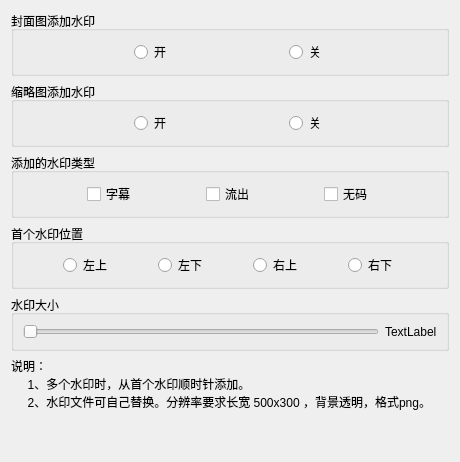
          <widget class="QWidget" name="tab_3">
           <attribute name="title">
            <string>水印设置</string>
           </attribute>
           <layout class="QVBoxLayout" name="verticalLayout_3">
            <item>
             <widget class="QGroupBox" name="groupBox_12">
              <property name="title">
               <string>封面图添加水印</string>
              </property>
              <layout class="QHBoxLayout" name="horizontalLayout_29">
               <item>
                <spacer name="horizontalSpacer_27">
                 <property name="orientation">
                  <enum>Qt::Horizontal</enum>
                 </property>
                 <property name="sizeHint" stdset="0">
                  <size>
                   <width>40</width>
                   <height>20</height>
                  </size>
                 </property>
                </spacer>
               </item>
               <item>
                <widget class="QRadioButton" name="radioButton_15">
                 <property name="text">
                  <string>开</string>
                 </property>
                </widget>
               </item>
               <item>
                <spacer name="horizontalSpacer_28">
                 <property name="orientation">
                  <enum>Qt::Horizontal</enum>
                 </property>
                 <property name="sizeHint" stdset="0">
                  <size>
                   <width>40</width>
                   <height>20</height>
                  </size>
                 </property>
                </spacer>
               </item>
               <item>
                <widget class="QRadioButton" name="radioButton_16">
                 <property name="text">
                  <string>关</string>
                 </property>
                </widget>
               </item>
               <item>
                <spacer name="horizontalSpacer_29">
                 <property name="orientation">
                  <enum>Qt::Horizontal</enum>
                 </property>
                 <property name="sizeHint" stdset="0">
                  <size>
                   <width>40</width>
                   <height>20</height>
                  </size>
                 </property>
                </spacer>
               </item>
              </layout>
             </widget>
            </item>
            <item>
             <widget class="QGroupBox" name="groupBox_13">
              <property name="title">
               <string>缩略图添加水印</string>
              </property>
              <layout class="QHBoxLayout" name="horizontalLayout_30">
               <item>
                <spacer name="horizontalSpacer_30">
                 <property name="orientation">
                  <enum>Qt::Horizontal</enum>
                 </property>
                 <property name="sizeHint" stdset="0">
                  <size>
                   <width>40</width>
                   <height>20</height>
                  </size>
                 </property>
                </spacer>
               </item>
               <item>
                <widget class="QRadioButton" name="radioButton_17">
                 <property name="text">
                  <string>开</string>
                 </property>
                </widget>
               </item>
               <item>
                <spacer name="horizontalSpacer_31">
                 <property name="orientation">
                  <enum>Qt::Horizontal</enum>
                 </property>
                 <property name="sizeHint" stdset="0">
                  <size>
                   <width>40</width>
                   <height>20</height>
                  </size>
                 </property>
                </spacer>
               </item>
               <item>
                <widget class="QRadioButton" name="radioButton_18">
                 <property name="text">
                  <string>关</string>
                 </property>
                </widget>
               </item>
               <item>
                <spacer name="horizontalSpacer_32">
                 <property name="orientation">
                  <enum>Qt::Horizontal</enum>
                 </property>
                 <property name="sizeHint" stdset="0">
                  <size>
                   <width>40</width>
                   <height>20</height>
                  </size>
                 </property>
                </spacer>
               </item>
              </layout>
             </widget>
            </item>
            <item>
             <widget class="QGroupBox" name="groupBox_14">
              <property name="title">
               <string>添加的水印类型</string>
              </property>
              <layout class="QHBoxLayout" name="horizontalLayout_31">
               <item>
                <spacer name="horizontalSpacer_33">
                 <property name="orientation">
                  <enum>Qt::Horizontal</enum>
                 </property>
                 <property name="sizeHint" stdset="0">
                  <size>
                   <width>40</width>
                   <height>20</height>
                  </size>
                 </property>
                </spacer>
               </item>
               <item>
                <widget class="QCheckBox" name="checkBox_5">
                 <property name="text">
                  <string>字幕</string>
                 </property>
                </widget>
               </item>
               <item>
                <spacer name="horizontalSpacer_34">
                 <property name="orientation">
                  <enum>Qt::Horizontal</enum>
                 </property>
                 <property name="sizeHint" stdset="0">
                  <size>
                   <width>40</width>
                   <height>20</height>
                  </size>
                 </property>
                </spacer>
               </item>
               <item>
                <widget class="QCheckBox" name="checkBox_6">
                 <property name="text">
                  <string>流出</string>
                 </property>
                </widget>
               </item>
               <item>
                <spacer name="horizontalSpacer_39">
                 <property name="orientation">
                  <enum>Qt::Horizontal</enum>
                 </property>
                 <property name="sizeHint" stdset="0">
                  <size>
                   <width>40</width>
                   <height>20</height>
                  </size>
                 </property>
                </spacer>
               </item>
               <item>
                <widget class="QCheckBox" name="checkBox_7">
                 <property name="text">
                  <string>无码</string>
                 </property>
                </widget>
               </item>
               <item>
                <spacer name="horizontalSpacer_35">
                 <property name="orientation">
                  <enum>Qt::Horizontal</enum>
                 </property>
                 <property name="sizeHint" stdset="0">
                  <size>
                   <width>40</width>
                   <height>20</height>
                  </size>
                 </property>
                </spacer>
               </item>
              </layout>
             </widget>
            </item>
            <item>
             <widget class="QGroupBox" name="groupBox_15">
              <property name="title">
               <string>首个水印位置</string>
              </property>
              <layout class="QHBoxLayout" name="horizontalLayout_32">
               <item>
                <spacer name="horizontalSpacer_36">
                 <property name="orientation">
                  <enum>Qt::Horizontal</enum>
                 </property>
                 <property name="sizeHint" stdset="0">
                  <size>
                   <width>40</width>
                   <height>20</height>
                  </size>
                 </property>
                </spacer>
               </item>
               <item>
                <widget class="QRadioButton" name="radioButton_21">
                 <property name="text">
                  <string>左上</string>
                 </property>
                </widget>
               </item>
               <item>
                <spacer name="horizontalSpacer_40">
                 <property name="orientation">
                  <enum>Qt::Horizontal</enum>
                 </property>
                 <property name="sizeHint" stdset="0">
                  <size>
                   <width>40</width>
                   <height>20</height>
                  </size>
                 </property>
                </spacer>
               </item>
               <item>
                <widget class="QRadioButton" name="radioButton_23">
                 <property name="text">
                  <string>左下</string>
                 </property>
                </widget>
               </item>
               <item>
                <spacer name="horizontalSpacer_41">
                 <property name="orientation">
                  <enum>Qt::Horizontal</enum>
                 </property>
                 <property name="sizeHint" stdset="0">
                  <size>
                   <width>40</width>
                   <height>20</height>
                  </size>
                 </property>
                </spacer>
               </item>
               <item>
                <widget class="QRadioButton" name="radioButton_24">
                 <property name="text">
                  <string>右上</string>
                 </property>
                </widget>
               </item>
               <item>
                <spacer name="horizontalSpacer_37">
                 <property name="orientation">
                  <enum>Qt::Horizontal</enum>
                 </property>
                 <property name="sizeHint" stdset="0">
                  <size>
                   <width>40</width>
                   <height>20</height>
                  </size>
                 </property>
                </spacer>
               </item>
               <item>
                <widget class="QRadioButton" name="radioButton_22">
                 <property name="text">
                  <string>右下</string>
                 </property>
                </widget>
               </item>
               <item>
                <spacer name="horizontalSpacer_38">
                 <property name="orientation">
                  <enum>Qt::Horizontal</enum>
                 </property>
                 <property name="sizeHint" stdset="0">
                  <size>
                   <width>40</width>
                   <height>20</height>
                  </size>
                 </property>
                </spacer>
               </item>
              </layout>
             </widget>
            </item>
            <item>
             <widget class="QGroupBox" name="groupBox_16">
              <property name="title">
               <string>水印大小</string>
              </property>
              <layout class="QHBoxLayout" name="horizontalLayout_33">
               <item>
                <widget class="QSlider" name="horizontalSlider">
                 <property name="orientation">
                  <enum>Qt::Horizontal</enum>
                 </property>
                </widget>
               </item>
               <item>
                <widget class="QLabel" name="label_12">
                 <property name="text">
                  <string>TextLabel</string>
                 </property>
                </widget>
               </item>
              </layout>
             </widget>
            </item>
            <item>
             <widget class="QLabel" name="label_13">
              <property name="text">
               <string>说明：
     1、多个水印时，从首个水印顺时针添加。
     2、水印文件可自己替换。分辨率要求长宽 500x300 ，背景透明，格式png。</string>
              </property>
              <property name="wordWrap">
               <bool>true</bool>
              </property>
             </widget>
            </item>
            <item>
             <spacer name="verticalSpacer_2">
              <property name="orientation">
               <enum>Qt::Vertical</enum>
              </property>
              <property name="sizeHint" stdset="0">
               <size>
                <width>20</width>
                <height>40</height>
               </size>
              </property>
             </spacer>
            </item>
           </layout>
          </widget>
